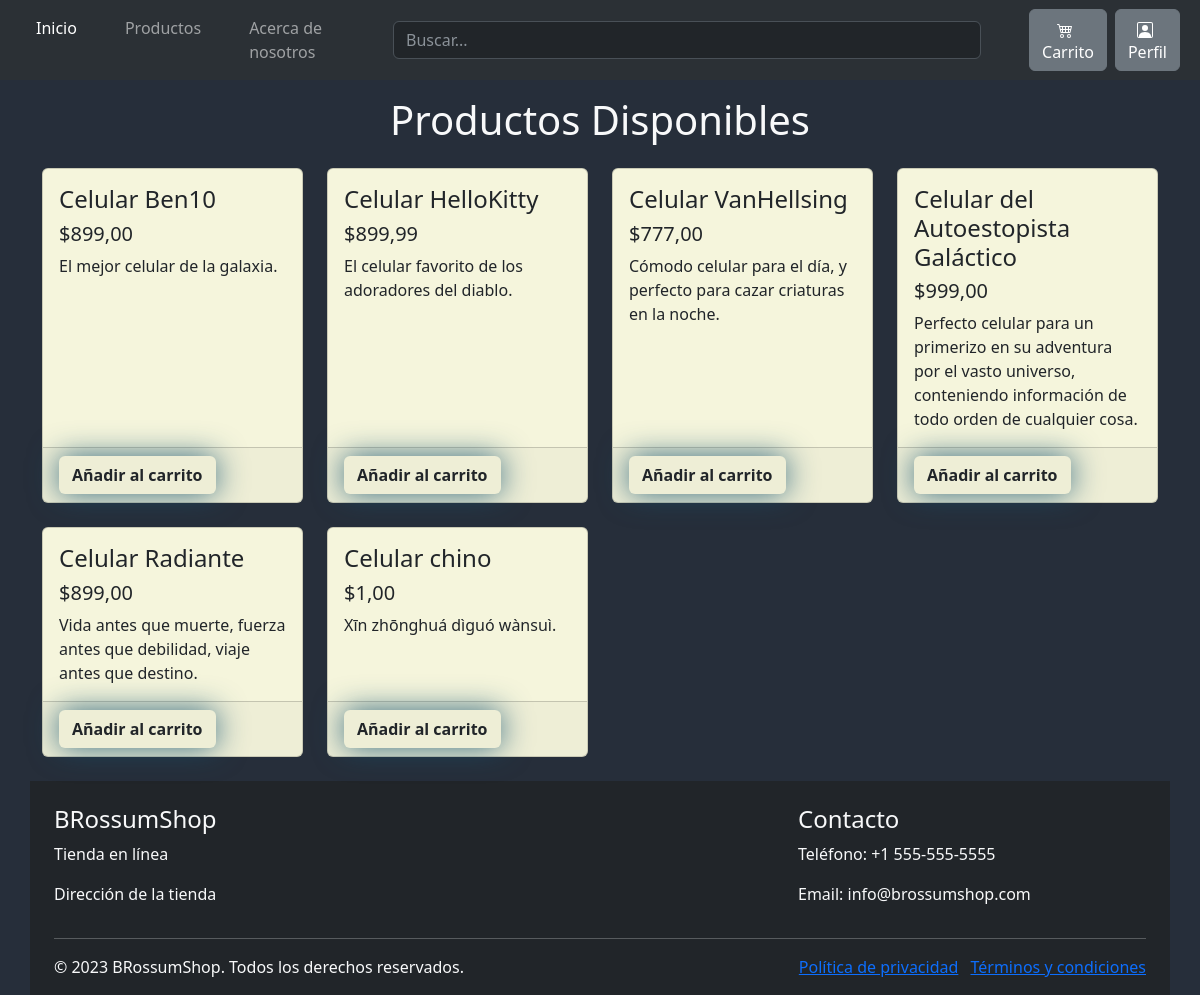
The app's page /producto/, older data.
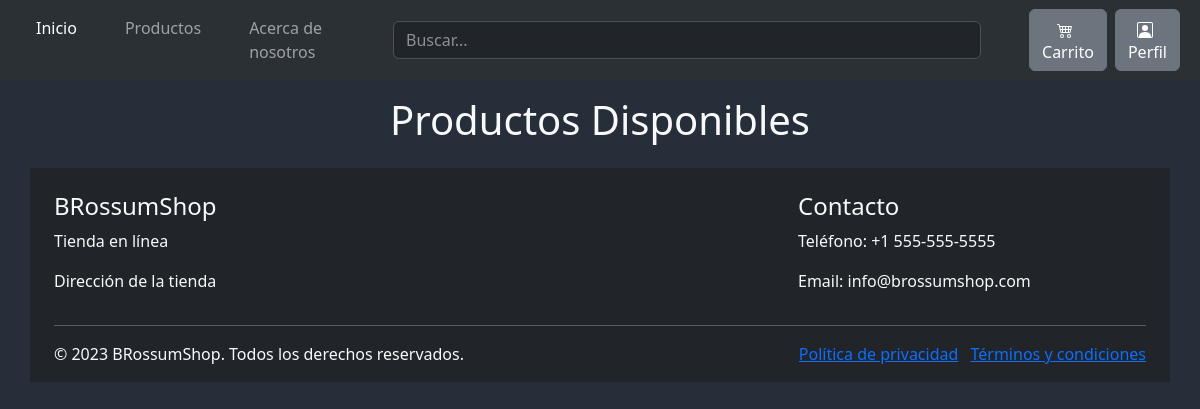
The same page, newer data.
### tienda/models.py (models this page shows, shortened)
class Producto(models.Model):
    nombre = models.CharField(max_length=200, null=False, verbose_name='Nombre')
    imagen = models.CharField(max_length=500, null=False, verbose_name='Imagen')
    precio = models.DecimalField( null=False, max_digits=10, decimal_places=2, verbose_name='Precio' )
    descripcion = models.CharField(max_length=1000, default='Descripción predeterminada', verbose_name='Descripcion')
    stock = models.IntegerField(null=False, verbose_name='Stock')

### tienda/views.py (the view)
# urls.py: path('producto/', views.producto, name="producto"),
def producto(request):
    product = Producto.objects.all()
    context = {"product": product}
    return render(request, 'tienda/producto.html', context)

### tienda/templates/tienda/producto.html (shortened to what this page needs)
{% extends 'tienda/base.html' %}
{% load static %}
{% block css %}
<link rel="stylesheet" href="{% static 'tienda/'%}css/style_producto.css" />
{% endblock css %}
{% block contenido %}
<div class="container mt-4">
  <h1 class="text-center text-light pt-5">Productos Disponibles</h1>
  <div class="row mt-4">
    {% for p in product %}
    <div class="col-lg-3 col-md-6 mb-4">
      <div class="card h-100">
        <div class="card-body">
          <h4 class="card-title">{{p.nombre}}</h4>
          <h5>${{p.precio}}</h5>
          <p class="card-text">{{p.descripcion}}.</p>
        </div>
        <div class="card-footer">
          <a href="{% url 'agregar_carrito' p.id %}" class="btn btn-block Agregar">Añadir al carrito</a>
        </div>
      </div>
    </div>
    {% endfor %}
    {% endblock contenido %}

Row changes from the older to the newer data that the page shows:
removed Producto: nombre "Celular Ben10", precio "899,00", descripcion "El mejor celular de la galaxia"
removed Producto: nombre "Celular HelloKitty", precio "899,99", descripcion "El celular favorito de los adoradores del diablo"
removed Producto: nombre "Celular VanHellsing", precio "777,00", descripcion "Cómodo celular para el día, y perfecto para cazar criaturas en la noche"
removed Producto: nombre "Celular del Autoestopista Galáctico", precio "999,00", descripcion "Perfecto celular para un primerizo en su adventura por el vasto universo, conteniendo información de todo orden de cualquier cosa"
removed Producto: nombre "Celular Radiante", precio "899,00", descripcion "Vida antes que muerte, fuerza antes que debilidad, viaje antes que destino"
removed Producto: nombre "Celular chino", precio "1,00", descripcion "Xīn zhōnghuá dìguó wànsuì"
